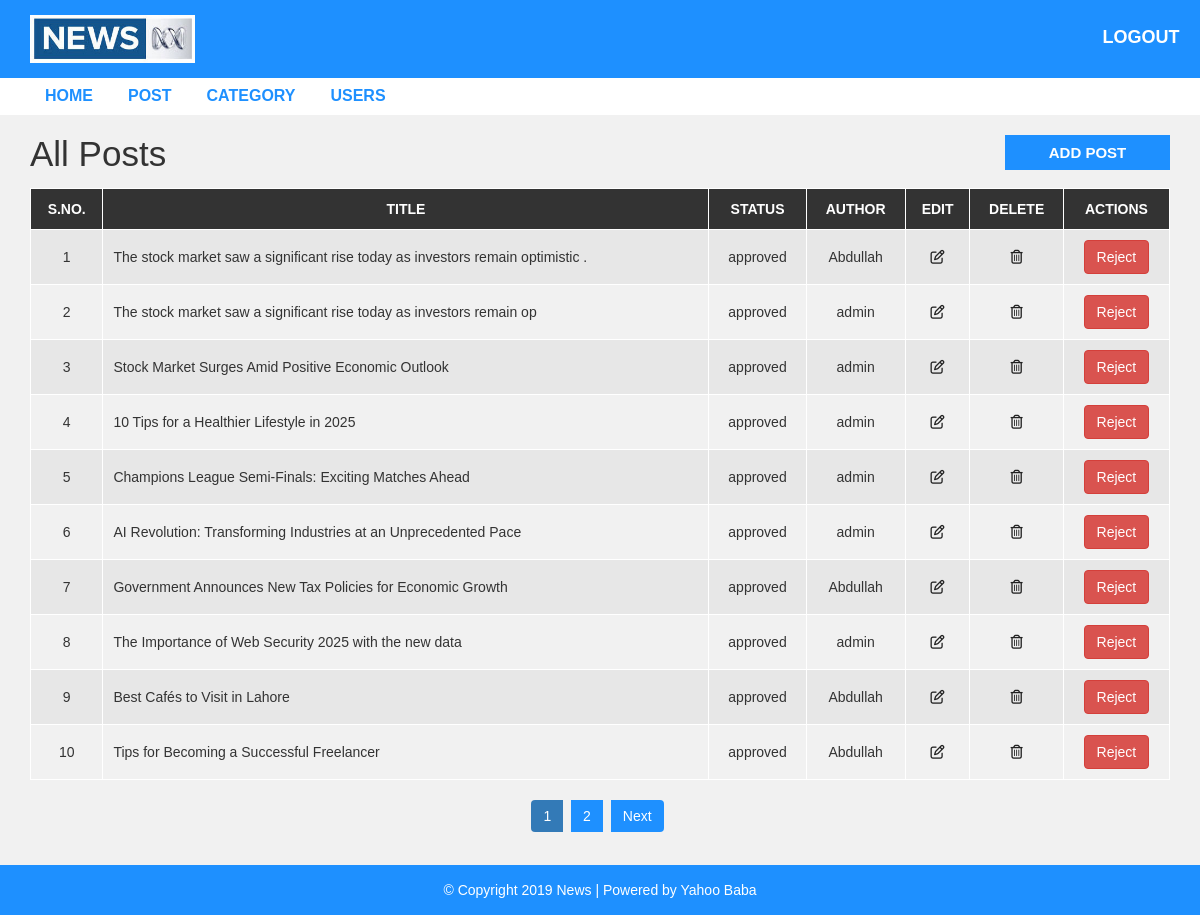
/views/dashboard/index.php (signed in), run on the app's committed database.
### tables this page shows
CREATE TABLE `posts` (
  `id` int(11) NOT NULL,
  `title` varchar(255) NOT NULL,
  `description` text NOT NULL,
  `author_id` int(11) NOT NULL,
  `status` varchar(255) NOT NULL DEFAULT 'pending',
  `created_at` timestamp NOT NULL DEFAULT current_timestamp(),
  `updated_at` timestamp NOT NULL DEFAULT current_timestamp() ON UPDATE current_timestamp(),
  `image` varchar(255) DEFAULT NULL
);

CREATE TABLE `users` (
  `id` int(11) NOT NULL,
  `name` varchar(100) NOT NULL,
  `email` varchar(100) NOT NULL,
  `password` varchar(255) NOT NULL,
  `created_at` timestamp NOT NULL DEFAULT current_timestamp(),
  `role_id` int(11) NOT NULL DEFAULT 1
);

### middleware/checkRole.php (called while the page is built, shortened)
<?php
function checkRole($conn){
        if(isset($_SESSION['user_id'])){
        $query = $conn->prepare('SELECT users.id, users.role_id, roles.name AS role FROM users
                                JOIN roles ON users.role_id = roles.id
                                WHERE users.id = ?');
        $query->execute([$_SESSION['user_id']]);
        $checkRole = $query->fetch(PDO::FETCH_ASSOC);
        return $checkRole['role'];
}else{
    error([], "Unauthorized! Login First");
    exit();
}
}
?>

### views/dashboard/index.php (the view, shortened to what this page needs)
<?php
include "header.php";
?>
<?php
include '../../config/database.php';
include "../../middleware/checkRole.php";
if(checkRole($conn) == 'admin') {
    $limit = 10;
$page = isset($_GET['page']) ? (int)$_GET['page'] : 1;
$offset = ($page - 1) * $limit;
 $count = $conn->prepare("SELECT COUNT(*) as total FROM posts");
 $count->execute();
 $totalResult = $count->fetch(PDO::FETCH_ASSOC);
 $totalRecords = $totalResult['total'];
$totalPages = ceil($totalRecords / $limit);
$query = $conn->prepare("SELECT posts.id, posts.title, posts.description, posts.created_at, posts.author_id, posts.status, posts.image,
                                users.name AS author_name FROM posts
                                JOIN users ON posts.author_id = users.id
                                ORDER BY posts.created_at DESC
                                LIMIT ? OFFSET ?
                                ");
$query->bindValue(1, $limit, PDO::PARAM_INT);
$query->bindValue(2, $offset, PDO::PARAM_INT);
$query->execute();
$posts = $query->fetchAll(PDO::FETCH_ASSOC);
}else{
    $stmt = $conn->prepare("SELECT posts.id, posts.title, posts.created_at, posts.author_id, posts.status, users.name AS author_name FROM posts
                               JOIN users ON posts.author_id = users.id
                               WHERE posts.author_id = ?");
    $stmt->execute([$_SESSION["user_id"]]);
    $posts = $stmt->fetchAll(PDO::FETCH_ASSOC);
}
?>
  <div id="admin-content">
      <div class="container">
          <div class="row">
              <div class="col-md-10">
                  <h1 class="admin-heading">All Posts</h1>
              </div>
              <div class="col-md-2">
                  <a class="add-new" href="add-post.php">add post</a>
              </div>
              <div class="col-md-12">
                  <table class="content-table">
                      <thead>
                          <th>S.No.</th>
                          <th>Title</th>
                          <th>Status</th>
                          <th>Author</th>
                          <th>Edit</th>
                          <th>Delete</th>
                          <?php
                          if(checkRole($conn) == "admin"){
                            echo "<th>Actions</th>";
                        }
                          ?>
                      </thead>
                      <tbody>
                          <?php
                          if ($posts) {
                              $serial = 1;
                              foreach ($posts as $post) {
                                  echo "<tr>
                                          <td class='id'>{$serial}</td>
                                          <td>{$post['title']}</td>
                                          <td>{$post['status']}</td>
                                          <td>{$post['author_name']}</td>
                                          <td class='edit'><a href='update-post.php?id={$post['id']}'><i class='fa fa-edit'></i></a></td>
                                          <td class='delete'><a href='delete-post.php?id={$post['id']}'><i class='fa fa-trash-o'></i></a></td>
                                        ";
                                    if(checkRole($conn) == "admin"){
                                        if($post['status'] == "pending") {
                                        echo "<td class='edit'><a class='btn btn-primary' href='../../actions/verifyPost.php?approve=1&post_id={$post['id']}'>Approve</a></td>";
                                    } else{
                                        echo "<td class='edit'><a class='btn btn-danger' href='../../actions/verifyPost.php?approve=0&post_id={$post['id']}'>Reject</a></td>";
                                    }
                                }
                                  $serial++;
                              }
                          } else {
                              echo "<tr><td colspan='7'>No posts found.</td></tr>";
                          }
                          ?>
                      </tbody>
                  </table>
            <ul class='pagination'>
                <?php for ($i = 1; $i <= $totalPages; $i++) : ?>
                    <li class="<?php echo ($i == $page) ? 'active' : ''; ?>">
                        <a href="?page=<?php echo $i; ?>"><?php echo $i; ?></a>
                    </li>
                <?php endfor; ?>
                <?php if ($page < $totalPages) : ?>
                    <li><a href="?page=<?php echo ($page + 1); ?>">Next</a></li>
                <?php endif; ?>
            </ul>
              </div>
          </div>
      </div>
  </div>
<?php include "footer.php"; ?>

### css/style.css (style rules this page uses)
body { background: #f1f1f1; font-family: sans-serif,arial,Helvetica; }
a, a:hover, a:focus { text-decoration: none; outline: none; }
ul { margin:0; padding:0; list-style:none; }
#admin-content { padding: 20px 0; min-height: 750px; }
#admin-content .admin-heading { font-size: 35px; margin: 0 0 15px; }
#admin-content .add-new { color: #fff; background-color: #1E90FF; font-size: 15px; font-weight: 600; text-align: center; text-transform: uppercase; padding: 7px 10px; display: block; transition: all 0.3s; }
#admin-content .content-table { border: 1px solid #000; width: 100%; margin: 0 0 20px; }
#admin-content .content-table thead { color: #fff; background-color: #333; }
#admin-content .content-table th { padding: 10px; border: 1px solid #fff; font-weight: 600; text-align: center; text-transform: uppercase; }
#admin-content .content-table tbody { color: #333; }
#admin-content .content-table tbody tr { background-color: #e7e7e7; }
#admin-content .content-table tbody tr:nth-child(even) { background-color: transparent; }
#admin-content .content-table tbody td { padding: 10px; border: 1px solid #fff; text-align: center; }
#admin-content .content-table tbody td:nth-child(2) { text-align: left; }
.id, .edit, .delete { text-align:center; }
.pagination { display: block; text-align: center; margin: 0; }
.pagination li { display:inline-block; margin: 0 5px 0 0; }
.pagination li a { border: none; background: #1e90ff; color: #fff; }
i.fa { color:#222; }

### data on the page
posts: title "The stock market saw a significant rise today as investors remain optimistic .", status "approved", author.name "Abdullah"
posts: title "The stock market saw a significant rise today as investors remain op", status "approved", author.name "admin"
posts: title "Stock Market Surges Amid Positive Economic Outlook", status "approved", author.name "admin"
posts: title "10 Tips for a Healthier Lifestyle in 2025", status "approved", author.name "admin"
posts: title "Champions League Semi-Finals: Exciting Matches Ahead", status "approved", author.name "admin"
posts: title "AI Revolution: Transforming Industries at an Unprecedented Pace", status "approved", author.name "admin"
posts: title "Government Announces New Tax Policies for Economic Growth", status "approved", author.name "Abdullah"
posts: title "The Importance of Web Security 2025 with the new data", status "approved", author.name "admin"
posts: title "Best Cafés to Visit in Lahore", status "approved", author.name "Abdullah"
posts: title "Tips for Becoming a Successful Freelancer", status "approved", author.name "Abdullah"
